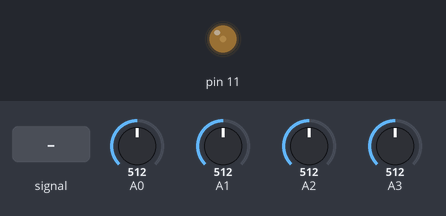
A sketch run on a simulated Arduino Uno, built with avr-gcc and run on an emulated ATmega328P. Parts: output pins drawn as LEDs (lit = HIGH). Inputs (shaded band) come from the test bench; at power-on: A0 = 512, A3 = 512, A1 = 512, A2 = 512.

Above: at 0.98 s.
1.3 s: A0 fed a 200 Hz sine of ±255 counts around its level
At 2.25 s:
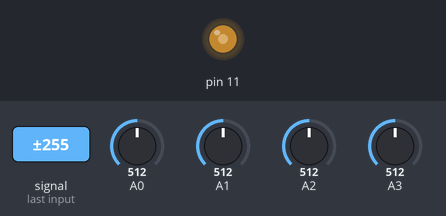
4.3 s: A0 set to 716
At 6.57 s:
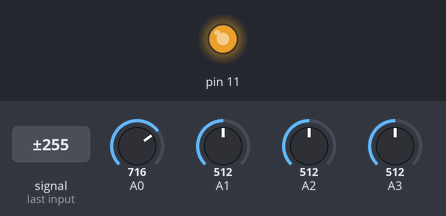
7.3 s: A3 set to 306
10.3 s: A1 set to 306
13.3 s: A2 set to 30
Timing chart, 0 to 15.4 s (numbered marks = the images above; inputs shaded):
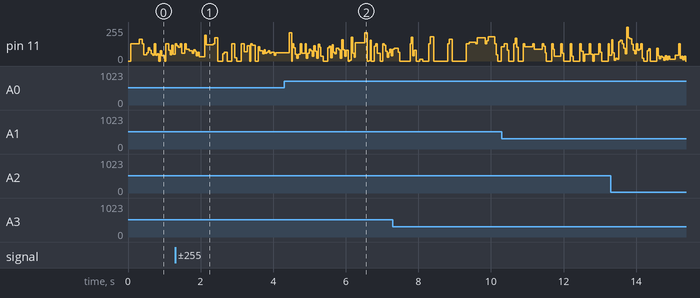

The sketch:

accorian.ino
```cpp
// Based on http://arduino.cc/en/Tutorial/Fading by David A. Mellis
// and Tom Igoe, http://www.arduino.cc/playground/Code/PwmFrequency,
// and viznut's, skurk's, and raer's discoveries documented in
// http://countercomplex.blogspot.com/2011/10/algorithmic-symphonies-from-one-line-of.html
#include "wiring_private.h"
#undef round
#undef abs

// The speaker is on Arduino pin 11, which is port B pin 3, pin 17 on the PDIP.
// The signal on this pin is OC2A.

void setup()  {
  // set bit 3 in data direction register B to 1 to configure Port B pin 3 for output:
  //pinMode(11, OUTPUT);
  DDRB |= 1 << 3;
  // I forget what this does!
  TCCR2A |= 1 << COM2A1;
  // use 0x01 for divisor of 1, i.e. 31.25kHz
  // or 0x02 for divisor of 8, or 0x03 for divisor of 64 (default)
  TCCR2B = TCCR2B & 0xf8 | 0x01;
}

long t = 0;
int i = 0;

void loop() {
  if (++i != 64) //return;
  i = 0;
  t++;
  t = (t + (analogRead(3) / 400));
  int x = analogRead(2);
  int y = analogRead(1);
  int z = analogRead(0) / 400;
  OCR2A =((~t>>z)*(((127+y)&t*(7&t>>10))<((245+x) &t*(2+(5&t>>14)))));


//  return;

 // UNCOMMENT THIS FOR TOTALLY DIFFERENT TECHNO

 switch( t*(((t>>12)|(t>>8))&(63&(t>>4))))
 {
    case 0:
      OCR2A = (((1-(((t+10)>>((t>>9)&((t>>14))))&(t>>4&-2)))*2)*(((t>>10)^((t+((t>>6)&127))>>10))&1)*32+128);


      break;
    case 1:
      OCR2A =(((t>>5&t)-(t>>5)+(t>>5&t))+(t*((t>>14)&14)));
;
;
      break;
    case 2:
      OCR2A =(((t>>4)*(13&(0x8898a989>>(t>>11&30)))&255)+((((t>>9|(t>>2)|t>>8)*10+4*((t>>2)&t>>15|t>>8))&255)>>1));
      break;
    case 3:
      OCR2A = ((t*5&t>>7)|(t*3&t>>10));
;
      break;
  }
}
```
